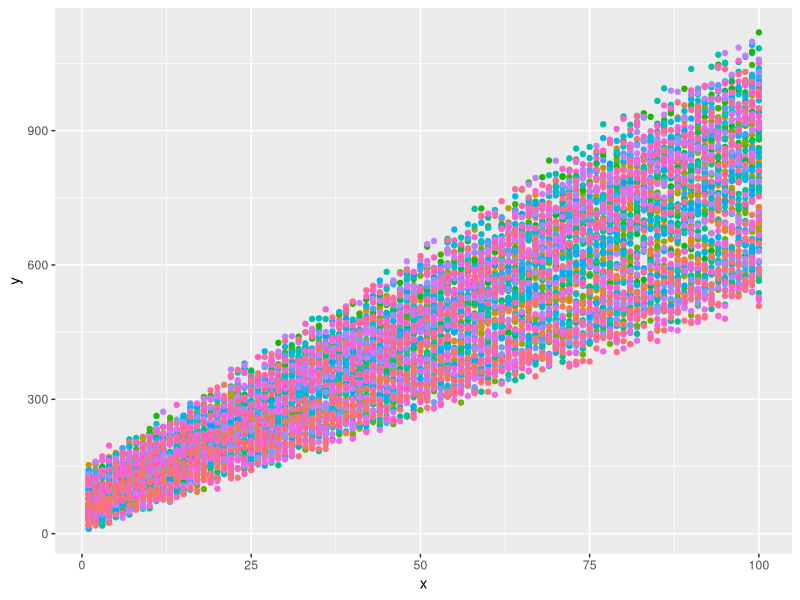

Reproduce this figure in R. (Note: this script raises an error after producing the figure.)
## ---- chunk 1
knitr::opts_chunk$set(echo = TRUE)
## ---- chunk 2
library(ggplot2)
d = read.csv('data/fit-data.csv')
ggplot(d, aes(x,y, col=name)) + 
  geom_point() + 
  theme(legend.position = 'none')
## ---- chunk 3
r = data.frame()
for(nm in levels(d$name)) {
  lm(data= subset(d, name == nm),
     y~x) -> fit
  r = rbind(r, data.frame(name = nm, slope = summary(fit)$coeff[2]))
}
plot(r$name, r$slope, ylab='slope')
